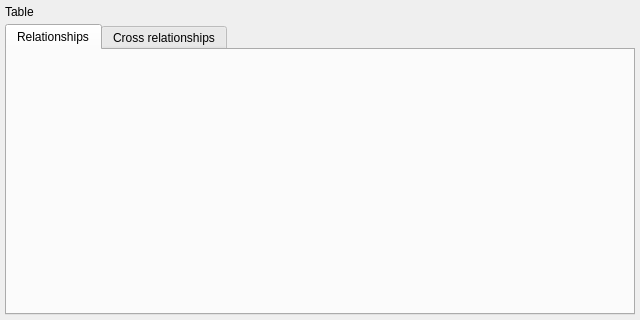
<?xml version="1.0" encoding="UTF-8"?>
<ui version="4.0">
 <class>TableRelsWidget</class>
 <widget class="QWidget" name="TableRelsWidget">
  <property name="geometry">
   <rect>
    <x>0</x>
    <y>0</y>
    <width>640</width>
    <height>320</height>
   </rect>
  </property>
  <property name="windowTitle">
   <string>Table relationships</string>
  </property>
  <layout class="QVBoxLayout" name="tablerels_lt">
   <property name="spacing">
    <number>5</number>
   </property>
   <property name="leftMargin">
    <number>5</number>
   </property>
   <property name="topMargin">
    <number>5</number>
   </property>
   <property name="rightMargin">
    <number>5</number>
   </property>
   <property name="bottomMargin">
    <number>5</number>
   </property>
   <item>
    <layout class="QHBoxLayout" name="table_sel_lt">
     <property name="spacing">
      <number>5</number>
     </property>
     <item>
      <widget class="QLabel" name="tab_name_lbl">
       <property name="text">
        <string>Table</string>
       </property>
      </widget>
     </item>
    </layout>
   </item>
   <item>
    <widget class="QTabWidget" name="rels_tbw">
     <property name="currentIndex">
      <number>0</number>
     </property>
     <widget class="QWidget" name="hidden_rels_wgt">
      <attribute name="icon">
       <iconset resource="../../res/resources.qrc">
        <normaloff>:/icons/icons/relationship.png</normaloff>:/icons/icons/relationship.png</iconset>
      </attribute>
      <attribute name="title">
       <string>Relationships</string>
      </attribute>
      <layout class="QVBoxLayout" name="hidden_rels_lt">
       <property name="spacing">
        <number>5</number>
       </property>
       <property name="leftMargin">
        <number>5</number>
       </property>
       <property name="topMargin">
        <number>5</number>
       </property>
       <property name="rightMargin">
        <number>5</number>
       </property>
       <property name="bottomMargin">
        <number>5</number>
       </property>
      </layout>
     </widget>
     <widget class="QWidget" name="cross_rels_wgt">
      <attribute name="icon">
       <iconset resource="../../res/resources.qrc">
        <normaloff>:/icons/icons/relationship.png</normaloff>:/icons/icons/relationship.png</iconset>
      </attribute>
      <attribute name="title">
       <string>Cross relationships</string>
      </attribute>
      <layout class="QVBoxLayout" name="cross_rels_lt">
       <property name="spacing">
        <number>5</number>
       </property>
       <property name="leftMargin">
        <number>5</number>
       </property>
       <property name="topMargin">
        <number>5</number>
       </property>
       <property name="rightMargin">
        <number>5</number>
       </property>
       <property name="bottomMargin">
        <number>5</number>
       </property>
      </layout>
     </widget>
    </widget>
   </item>
  </layout>
 </widget>
 <resources>
  <include location="../../res/resources.qrc"/>
 </resources>
 <connections/>
</ui>
